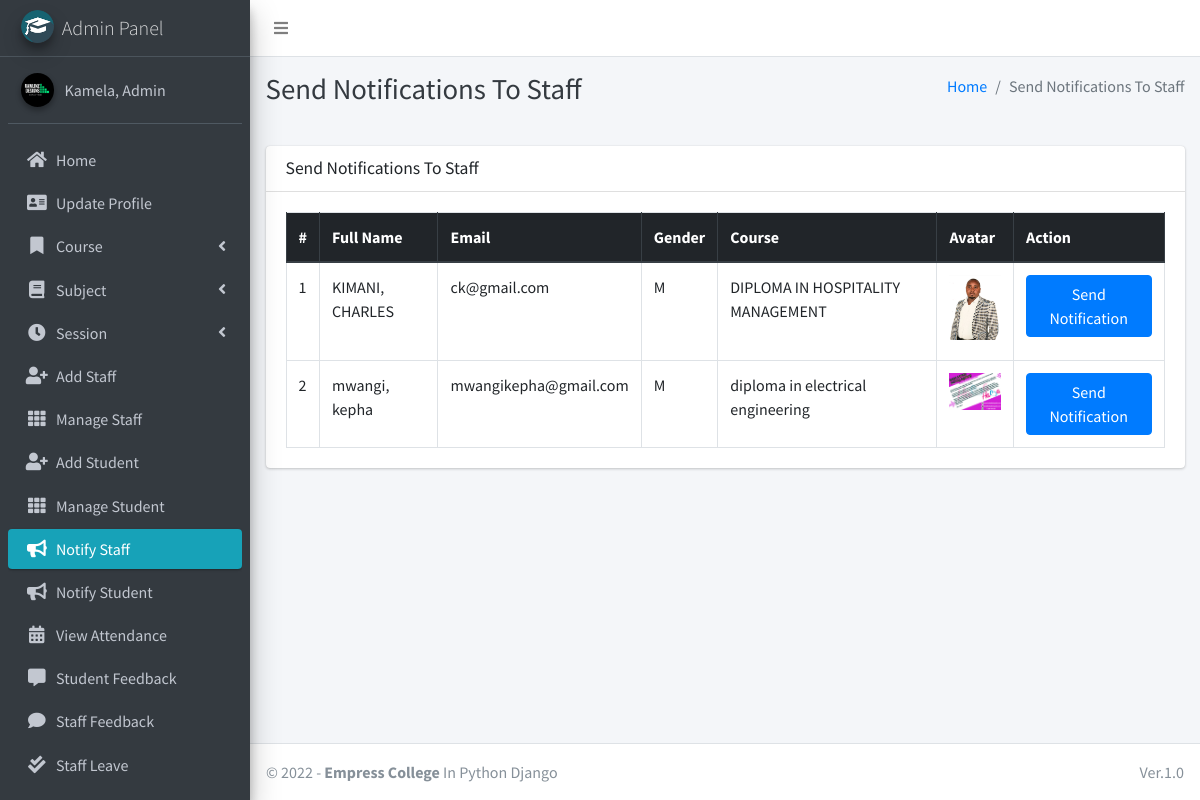
The page /admin_notify_staff (signed in) on the database its author committed.
### main_app/models.py (models this page shows, shortened)
class CustomUser(AbstractUser):
    USER_TYPE = ((1, "HOD"), (2, "Staff"), (3, "Student"))
    GENDER = [("M", "Male"), ("F", "Female")]
    username = None  # Removed username, using email instead
    email = models.EmailField(unique=True)
    user_type = models.CharField(default=1, choices=USER_TYPE, max_length=1)
    gender = models.CharField(max_length=1, choices=GENDER)
    profile_pic = models.ImageField()
    address = models.TextField()
    fcm_token = models.TextField(default="")  # For firebase notifications
    created_at = models.DateTimeField(auto_now_add=True)
    updated_at = models.DateTimeField(auto_now=True)
    USERNAME_FIELD = "email"
    REQUIRED_FIELDS = []
    objects = CustomUserManager()
    def __str__(self):
        return self.last_name + ", " + self.first_name

class Staff(models.Model):
    course = models.ForeignKey(Course, on_delete=models.DO_NOTHING, null=True, blank=False)
    admin = models.OneToOneField(CustomUser, on_delete=models.CASCADE)

class Course(models.Model):
    name = models.CharField(max_length=120)
    created_at = models.DateTimeField(auto_now_add=True)
    updated_at = models.DateTimeField(auto_now=True)

### main_app/hod_views.py (the view)
# urls.py: path("admin_notify_staff", hod_views.admin_notify_staff,
def admin_notify_staff(request):
    staff = CustomUser.objects.filter(user_type=2)
    context = {
        'page_title': "Send Notifications To Staff",
        'allStaff': staff
    }
    return render(request, "hod_template/staff_notification.html", context)

### main_app/templates/hod_template/staff_notification.html (shortened to what this page needs)
{% extends 'main_app/base.html' %}
{% load static %}
{% block page_title %}{{page_title}}{% endblock page_title %}
{% block content %}
<section class="content">
    <div class="container-fluid">
        <div class="row">
            <div class="col-md-12">
                <div class="card">
                    <div class="card-header">
                        <h3 class="card-title">{{page_title}}</h3>
                    </div>
                    <div class="card-body">
                        <table id="example2" class="table table-bordered table-hover">
                            <thead class="thead-dark">
                                <tr>
                                    <th>#</th>
                                    <th>Full Name</th>
                                    <th>Email</th>
                                    <th>Gender</th>
                                    <th>Course</th>
                                    <th>Avatar</th>
                                    <th>Action</th>
                                </tr>
                            </thead>
                            <tbody>
                                {% for staff in allStaff %}
                                <tr>
                                    <td>{{ forloop.counter }}</td>
                                    <td>{{staff.last_name}}, {{staff.first_name}}</td>
                                    <td>{{staff.email}}</td>
                                    <td>{{staff.gender}}</td>
                                    <td>{{staff.staff.course.name}}</td>
                                    <td>
                                        {% if staff.profile_pic == ""  %}
                                        No Image
                                        {% else %}
                                        <img class="img img-fluid mb-2" height="56" width="56"
                                            src="{{staff.profile_pic}}" alt="">
                                        {% endif %}
                                    </td>
                                    <td><button data-toggle = "modal" data-target = "#myModal"class="btn btn-primary show_notification" value="{{staff.id}}">Send Notification</button>
                                    </td>
                                </tr>
                                {% endfor %}
                            </tbody>
                        </table>
                    </div>
                </div>
            </div>
        </div>
    </div>
</section>
{% endblock content %}

### main_app/templates/main_app/sidebar_template.html (shortened to what this page needs)
{% load static %}
<aside class="main-sidebar sidebar-dark-info elevation-4">
    {% if request.user.user_type == '1' %}
    <a href="{% url 'admin_home' %}" class="brand-link">
        <img src="{% static 'dist/img/cmsl.png' %} " alt="AdminLTE Logo"
            class="brand-image img-circle elevation-3" >
        <span class="brand-text font-weight-light">Admin Panel</span>
    </a>
    <div class="sidebar">
        <div class="user-panel mt-3 pb-3 mb-3 d-flex">
            <div class="image">
                <img src="{{ request.user.profile_pic}}" class="img-circle elevation-2" alt="User Image">
            </div>
            <div class="info">
                <a href="#" class="d-block">{{user}}</a>
            </div>
        </div>
        <nav class="mt-2">
            <ul class="nav nav-pills nav-sidebar flex-column" data-widget="treeview" role="menu" data-accordion="false">
                <li class="nav-item">
                    {% url 'admin_home' as admin_home %}
                    <a href="{{admin_home}}" class="nav-link {% if admin_home == request.path %} active {% endif %}">
                        <i class="nav-icon fas fa-home"></i>
                        <p>
                            Home
                        </p>
                    </a>
                </li>
                <li class="nav-item">
                    {% url 'admin_view_profile' as admin_view_profile %}
                    <a href="{{admin_view_profile}}"
                        class="nav-link {% if admin_view_profile == request.path %} active {% endif %}">
                        <i class="nav-icon fas fa-address-card"></i>
                        <p>
                            Update Profile
                        </p>
                    </a>
                </li>
                <li class="nav-item has-treeview">
                    <a href="#" class="nav-link">
                        <i class="nav-icon fas fa-bookmark"></i>
                        <p>
                            Course
                            <i class="fas fa-angle-left right"></i>
                        </p>
                    </a>
                </li>
                <li class="nav-item has-treeview">
                    <a href="#" class="nav-link">
                        <i class="nav-icon fas fa-book"></i>
                        <p>
                            Subject
                            <i class="fas fa-angle-left right"></i>
                        </p>
                    </a>
                </li>
                <li class="nav-item has-treeview">
                    <a href="#" class="nav-link">
                        <i class="nav-icon fas fa-clock"></i>
                        <p>
                            Session
                            <i class="fas fa-angle-left right"></i>
                        </p>
                    </a>
                </li>
                <li class="nav-item">
                    {% url 'add_staff' as add_staff %}
                    <a href="{{add_staff}}" class="nav-link {% if add_staff == request.path %} active {% endif %}">
                        <i class="nav-icon fas fa-user-plus"></i>
                        <p>
                            Add Staff
                        </p>
                    </a>
                </li>
                <li class="nav-item">
                    {% url 'manage_staff' as manage_staff %}
                    {% url 'edit_staff' staff_id as edit_staff %}
                    <a href="{{manage_staff}}"
                        class="nav-link {% if manage_staff == request.path or request.path == edit_staff %} active {% endif %}">
                        <i class="nav-icon fas fa-th"></i>
                        <p>
                            Manage Staff
                        </p>
                    </a>
                </li>
                <li class="nav-item">
                    {% url 'add_student' as add_student%}
                    <a href="{{add_student}}" class="nav-link  {% if add_student == request.path %} active {% endif %}">
                        <i class="nav-icon fas fa-user-plus"></i>
                        <p>
                            Add Student
                        </p>
                    </a>
                </li>
                <li class="nav-item">
                    {% url 'manage_student' as manage_student %}
                    {% url 'edit_student' student_id as edit_student %}
                    <a href="{{manage_student}}"
                        class="nav-link  {% if edit_student == request.path or manage_student == request.path %} active {% endif %}">
                        <i class="nav-icon fas fa-th"></i>
                        <p>
                            Manage Student
                        </p>
                    </a>
                </li>
                <li class="nav-item">
                    {% url 'admin_notify_staff' as admin_notify_staff %}
                    <a href="{{admin_notify_staff}}"
                        class="nav-link {% if admin_notify_staff == request.path %} active {% endif %}">
                        <i class="nav-icon fas fa-bullhorn"></i>
                        <p>
                            Notify Staff
                        </p>
                    </a>
                </li>
                <li class="nav-item">
                    {% url 'admin_notify_student' as admin_notify_student %}
                    <a href="{{admin_notify_student}}"
                        class="nav-link {% if admin_notify_student == request.path %} active {% endif %}">
                        <i class="nav-icon fas fa-bullhorn"></i>
                        <p>
                            Notify Student
                        </p>
                    </a>
                </li>
                <li class="nav-item">
                    {% url 'admin_view_attendance' as admin_view_attendance %}
                <li class="nav-item">
                    <a href="{{admin_view_attendance}}"
                        class="nav-link  {% if admin_view_attendance == request.path %} active {% endif %}">
                        <i class="nav-icon fas fa-calendar-alt"></i>
                        <p>
                            View Attendance
                        </p>
                    </a>
                </li>
                <li class="nav-item">
                    {% url 'student_feedback_message' as student_feedback_message %}
                    <a href="{{ student_feedback_message }}"
                        class="nav-link  {% if student_feedback_message == request.path %} active {% endif %}">
                        <i class="nav-icon fas fa-comment-alt"></i>
                        <p>
                            Student Feedback
                        </p>
                    </a>
                </li>
                <li class="nav-item">
                    {% url 'staff_feedback_message' as staff_feedback_message %}
                    <a href="{{staff_feedback_message}}"
                        class="nav-link   {% if staff_feedback_message == request.path %} active {% endif %}">
                        <i class="nav-icon fas fa-comment"></i>
                        <p>
                            Staff Feedback
                        </p>
                    </a>
                </li>
                <li class="nav-item">
                    {% url 'view_staff_leave' as view_staff_leave %}
                    <a href="{{view_staff_leave}}"
                        class="nav-link  {% if view_staff_leave == request.path %} active {% endif %}">
                        <i class="nav-icon fas fa-check-double"></i>
                        <p>
                            Staff Leave
                        </p>
                    </a>
                </li>
                <li class="nav-item">
                    {% url 'view_student_leave' as view_student_leave %}
                    <a href="{% url 'view_student_leave' %}"
                        class="nav-link  {% if view_student_leave == request.path %} active {% endif %}">
                    </a>
                </li>
                                        {% endif %}
                                    </ul>
                                </nav>
                            </div>
</aside>

### rows shown on the page
CustomUser: last_name+first_name "Kamela, Admin"
CustomUser: last_name "KIMANI", first_name "CHARLES", email "ck@gmail.com", gender "M", staff.course.name "DIPLOMA IN HOSPITALITY MANAGEMENT", shows a picture
CustomUser: last_name "mwangi", first_name "kepha", email "mwangikepha@gmail.com", gender "M", staff.course.name "diploma in electrical engineering", profile_pic (picture)

### other values the page prints
{{ page_title }} "Send Notifications To Staff"
